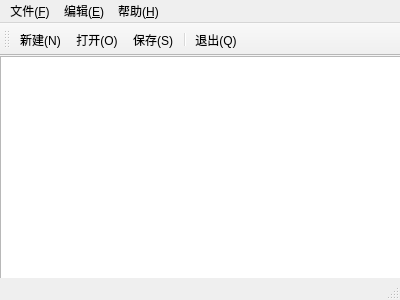
<?xml version="1.0" encoding="UTF-8"?>
<ui version="4.0">
 <class>MainWindow</class>
 <widget class="QMainWindow" name="MainWindow">
  <property name="geometry">
   <rect>
    <x>0</x>
    <y>0</y>
    <width>400</width>
    <height>300</height>
   </rect>
  </property>
  <property name="windowTitle">
   <string>MainWindow</string>
  </property>
  <widget class="QWidget" name="centralWidget">
   <widget class="QTextEdit" name="textEdit">
    <property name="geometry">
     <rect>
      <x>0</x>
      <y>0</y>
      <width>401</width>
      <height>231</height>
     </rect>
    </property>
   </widget>
  </widget>
  <widget class="QMenuBar" name="menuBar">
   <property name="geometry">
    <rect>
     <x>0</x>
     <y>0</y>
     <width>400</width>
     <height>23</height>
    </rect>
   </property>
   <widget class="QMenu" name="menu_F">
    <property name="title">
     <string>文件(&amp;F)</string>
    </property>
    <addaction name="menu_n"/>
    <addaction name="menu_o"/>
    <addaction name="menu_s"/>
    <addaction name="separator"/>
    <addaction name="menu_q"/>
   </widget>
   <widget class="QMenu" name="menu_E">
    <property name="title">
     <string>编辑(&amp;E)</string>
    </property>
   </widget>
   <widget class="QMenu" name="menu_H">
    <property name="title">
     <string>帮助(&amp;H)</string>
    </property>
   </widget>
   <addaction name="menu_F"/>
   <addaction name="menu_E"/>
   <addaction name="menu_H"/>
  </widget>
  <widget class="QToolBar" name="mainToolBar">
   <attribute name="toolBarArea">
    <enum>TopToolBarArea</enum>
   </attribute>
   <attribute name="toolBarBreak">
    <bool>true</bool>
   </attribute>
   <addaction name="menu_n"/>
   <addaction name="menu_o"/>
   <addaction name="menu_s"/>
   <addaction name="separator"/>
   <addaction name="menu_q"/>
  </widget>
  <widget class="QStatusBar" name="statusBar"/>
  <action name="menu_n">
   <property name="text">
    <string>新建(&amp;N)</string>
   </property>
   <property name="shortcut">
    <string>Ctrl+N</string>
   </property>
  </action>
  <action name="menu_o">
   <property name="text">
    <string>打开(&amp;O)</string>
   </property>
   <property name="shortcut">
    <string>Ctrl+O</string>
   </property>
  </action>
  <action name="menu_s">
   <property name="text">
    <string>保存(&amp;S)</string>
   </property>
   <property name="shortcut">
    <string>Ctrl+S</string>
   </property>
  </action>
  <action name="menu_q">
   <property name="text">
    <string>退出(&amp;Q)</string>
   </property>
   <property name="shortcut">
    <string>Ctrl+Q</string>
   </property>
  </action>
 </widget>
 <layoutdefault spacing="6" margin="11"/>
 <resources/>
 <connections>
  <connection>
   <sender>menu_q</sender>
   <signal>activated()</signal>
   <receiver>MainWindow</receiver>
   <slot>close()</slot>
   <hints>
    <hint type="sourcelabel">
     <x>-1</x>
     <y>-1</y>
    </hint>
    <hint type="destinationlabel">
     <x>199</x>
     <y>149</y>
    </hint>
   </hints>
  </connection>
 </connections>
</ui>
